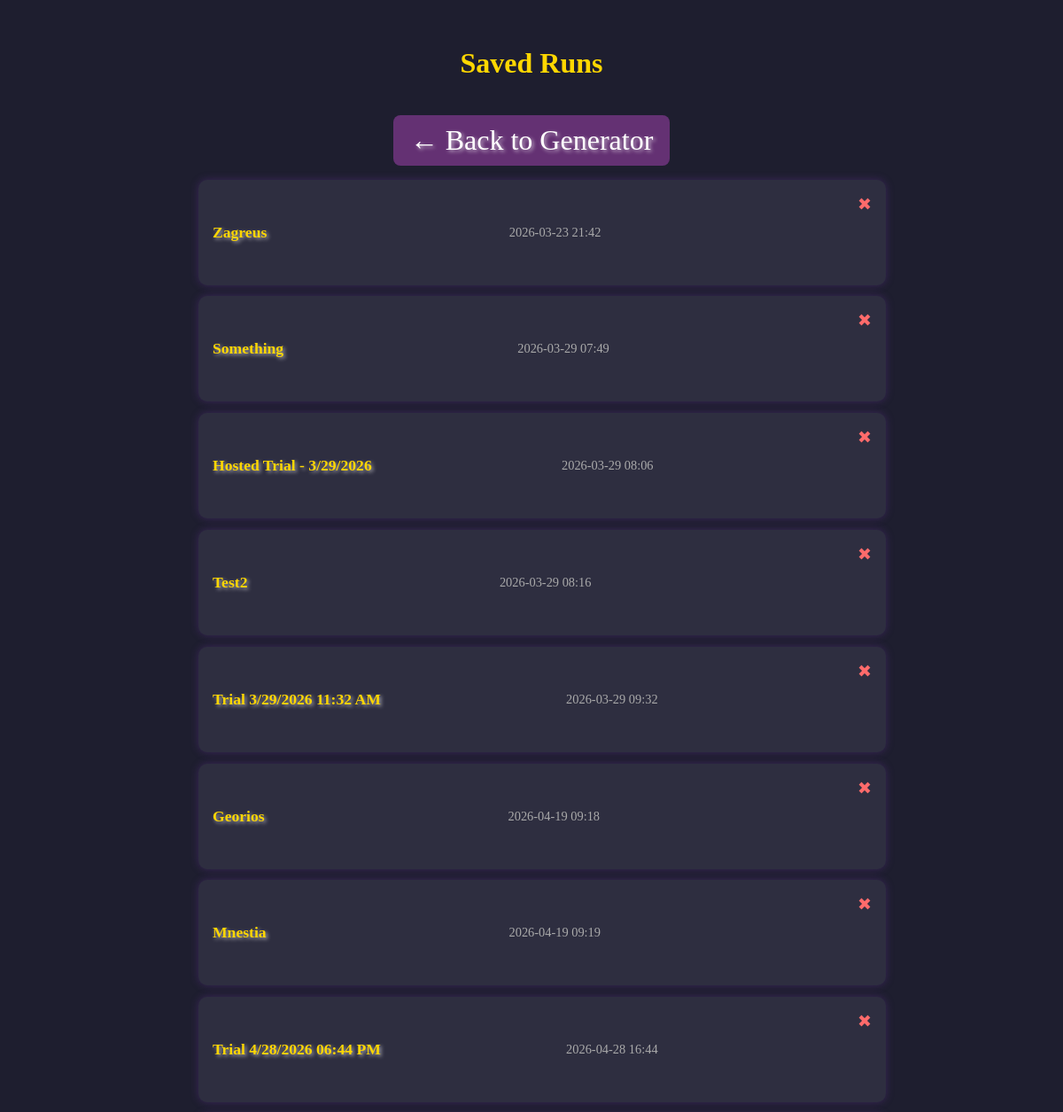
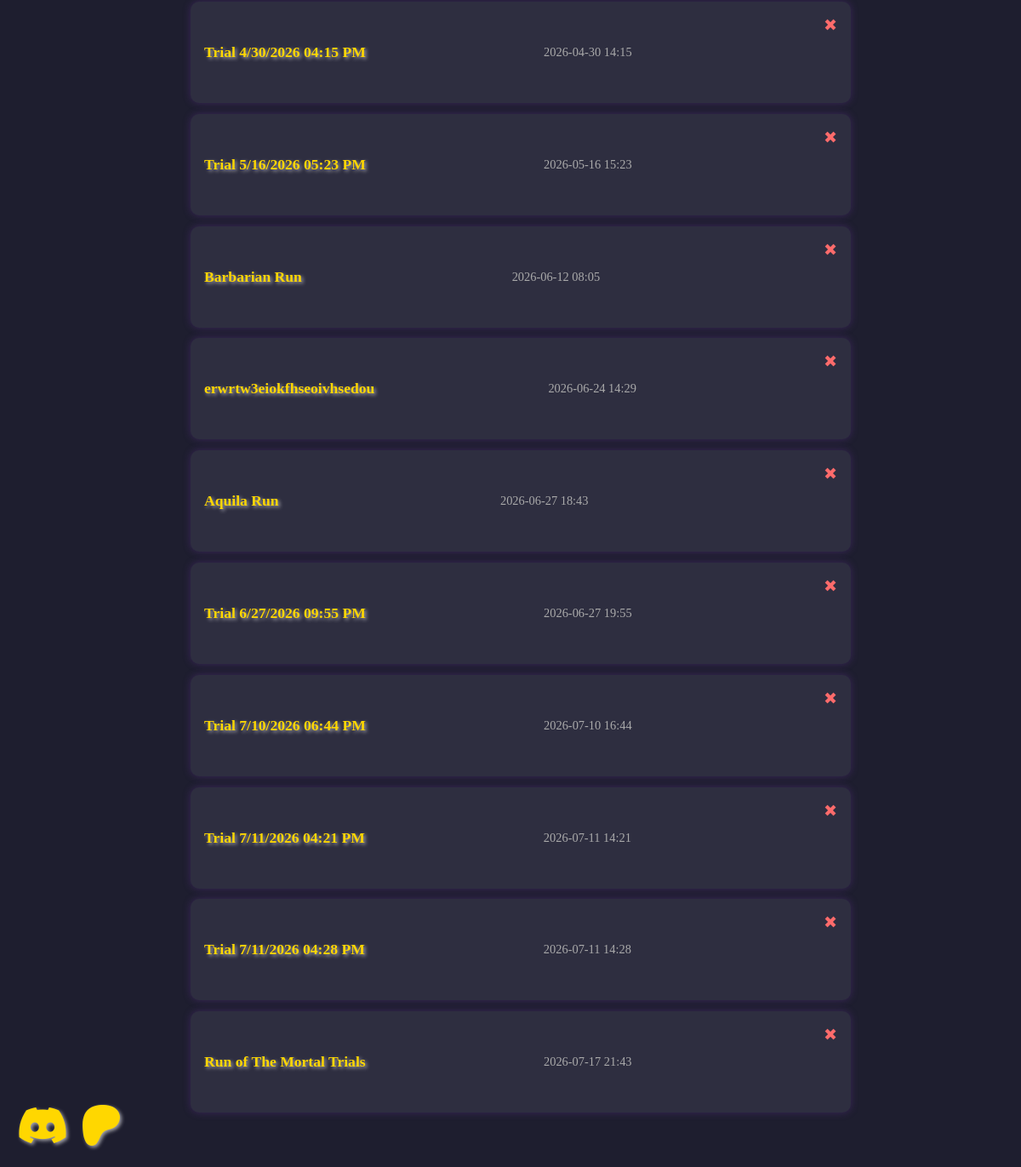
/runs, run on the app's committed database (2 pictures, top to bottom).
### models.py (models this page shows, shortened)
class Run(db.Model):
    id = db.Column(db.Integer, primary_key=True)
    title_run = db.Column(db.String(100), nullable=False)
    created_at = db.Column(db.DateTime, default=func.now(), nullable=False)
    data = db.Column(db.Text, nullable=False)  # Stores the run as JSON
    user_id = db.Column(db.Integer, db.ForeignKey('user.id'), nullable=True)

### app.py (the view)
@app.route("/runs")
def list_runs():
    runs = Run.query.all()
    return render_template("runs.html", runs=runs)

### templates/runs.html (shortened to what this page needs)
<!DOCTYPE html>
<html lang="en">
<head>
    <link rel="stylesheet" href="{{ url_for('static', filename='style.css') }}">
    <link rel="stylesheet" href="https://cdnjs.cloudflare.com/ajax/libs/font-awesome/6.5.0/css/all.min.css">
</head>
<body>
    <h1>Saved Runs</h1>
    <a href="{{ url_for('home') }}" class="back-button">← Back to Generator</a>
    <ul class="run-list">
        {% for run in runs %}
        <li>
            <a href="{{ url_for('view_run', run_id=run.id) }}">{{ run.title_run }}</a>
            <span class="timestamp">{{ run.created_at.strftime('%Y-%m-%d %H:%M') }}</span>
            <form action="{{ url_for('delete_run', run_id=run.id) }}" method="POST" class="delete-form"
                onsubmit="return confirm('Are you sure you want to delete this Run?');">
                <button type="submit" class="delete-button" title="Delete Run">✖</button>
            </form>
        </li>
        {% else %}
        <li class="empty">No runs saved yet.</li>
        {% endfor %}
    </ul>
    <div class="social-icons">
        <a href="https://discord.gg/CmNqX7Mrtp" target="_blank" rel="noopener noreferrer">
            <i class="fa-brands fa-discord"></i>
        </a>
        <a href="https://www.patreon.com/c/TheMortalTrials" target="_blank" rel="noopener noreferrer">
            <i class="fa-brands fa-patreon"></i>
        </a>
    </div>
</body>
</html>

### static/style.css (style rules this page uses)
body { background: #1e1e2f; color: #f4f4f4; font-family: 'Georgia', serif; padding: 2rem; max-width: 800px; margin: auto; text-align: center; }
a { color: #ffd700; text-decoration: none; font-size: 2rem; text-shadow: 2px 2px 4px rgba(255, 255, 255, 0.6); transition: color 0.3s ease, text-shadow 0.3s ease; }
.social-icons { position: fixed; bottom: 20px; left: 20px; display: flex; gap: 15px; z-index: 1000; }
.social-icons a { font-size: 3rem; }
button { background: #643173; border: none; color: #fff; padding: 0.7rem 1.2rem; font-size: 1.1rem; border-radius: 8px; cursor: pointer; margin-bottom: 2rem; }
form { margin-bottom: 2rem; }
ul { list-style: square; margin-left: 1.5rem; }
h1 { font-size: 2rem; margin-bottom: 1.5rem; color: #ffd700; }
.run-list { padding: 0; list-style: none; margin-bottom: 2rem; }
.run-list li { background: #2e2e40; margin: 0.8rem 0; padding: 1rem; border-radius: 10px; box-shadow: 0 0 10px rgba(100, 50, 150, 0.4); display: flex; justify-content: space-between; align-items: center; transition: transform 0.2s; }
.run-list a { color: #ffd700; text-decoration: none; font-weight: bold; font-size: 1.1rem; }
.run-list .timestamp { color: #aaa; font-size: 0.9rem; }
.back-button { display: inline-block; margin-top: 1rem; text-decoration: none; color: #fff; background: #643173; padding: 0.6rem 1.2rem; border-radius: 8px; transition: background 0.3s ease; }
.delete-form { display: inline; margin-left: 1rem; }
.delete-button { background: transparent; border: none; color: #ff6b6b; font-size: 1.2rem; cursor: pointer; padding: 0; transition: color 0.2s ease; }

### data on the page
Run: title_run "Zagreus", created_at "2026-03-23 21:42"
Run: title_run "Something", created_at "2026-03-29 07:49"
Run: title_run "Hosted Trial - 3/29/2026", created_at "2026-03-29 08:06"
Run: title_run "Test2", created_at "2026-03-29 08:16"
Run: title_run "Trial 3/29/2026 11:32 AM", created_at "2026-03-29 09:32"
Run: title_run "Georios", created_at "2026-04-19 09:18"
Run: title_run "Mnestia", created_at "2026-04-19 09:19"
Run: title_run "Trial 4/28/2026 06:44 PM", created_at "2026-04-28 16:44"
Run: title_run "Trial 4/30/2026 04:15 PM", created_at "2026-04-30 14:15"
Run: title_run "Trial 5/16/2026 05:23 PM", created_at "2026-05-16 15:23"
Run: title_run "Barbarian Run", created_at "2026-06-12 08:05"
Run: title_run "erwrtw3eiokfhseoivhsedou", created_at "2026-06-24 14:29"
Run: title_run "Aquila Run", created_at "2026-06-27 18:43"
Run: title_run "Trial 6/27/2026 09:55 PM", created_at "2026-06-27 19:55"
Run: title_run "Trial 7/10/2026 06:44 PM", created_at "2026-07-10 16:44"
Run: title_run "Trial 7/11/2026 04:21 PM", created_at "2026-07-11 14:21"
Run: title_run "Trial 7/11/2026 04:28 PM", created_at "2026-07-11 14:28"
Run: title_run "Run of The Mortal Trials", created_at "2026-07-17 21:43"
